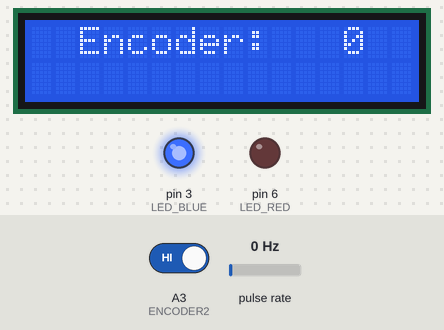
This sketch was run on a simulated Arduino Uno, built with avr-gcc and run on an emulated ATmega328P. On the bench: 16×2 character LCD, output pins drawn as LEDs (lit = HIGH). Wiring (inferred from the names in the program): pulse sensor: data A2. The inputs (shaded band) are chosen by the test bench; at power-on: pulse rate 0 Hz, A3 (ENCODER2) HIGH. What the sketch prints to the serial monitor is not drawn.

Above: at 1.2 s.
1.3 s: pulse rate (sensor on A2) set to 4 Hz
At 1.95 s:
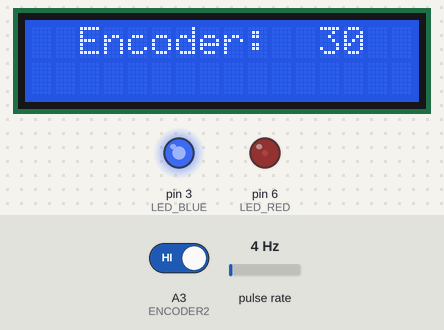
3.8 s: A3 (ENCODER2) driven LOW
At 3.94 s:
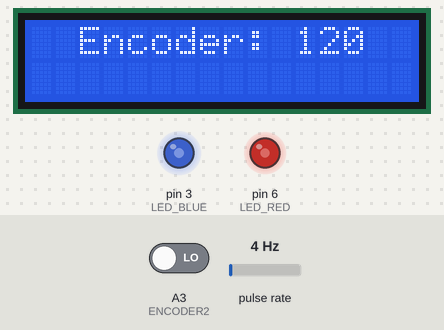
6.8 s: A3 (ENCODER2) driven HIGH
At 11.9 s:
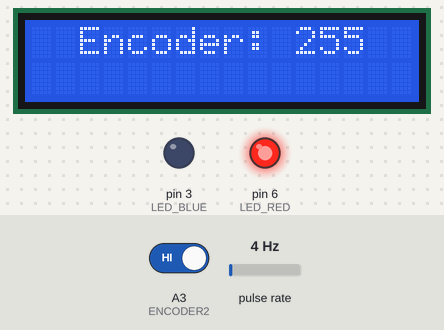
Timing chart, 0 to 13.4 s (numbered marks = the images above; inputs shaded):
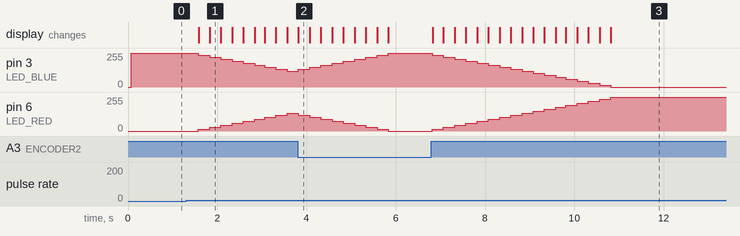

The sketch:

zad1.ino
```cpp
#include <util/atomic.h>
#include <LiquidCrystal_I2C.h>

#define LED_RED 6
#define LED_BLUE 3

#define ENCODER1 A2
#define ENCODER2 A3

#define DEBOUNCING_PERIOD 100

LiquidCrystal_I2C lcd(0x27, 16, 2);

void printResults(int val)
{
    char buffer[40];
    sprintf(buffer, "Encoder: %3d", val);
    lcd.setCursor(2, 0);
    lcd.print(buffer);
}

void myAction(int val)
{
    printResults(val);
    analogWrite(LED_RED, val);
    analogWrite(LED_BLUE, 255 - val);
}

void setup()
{
    pinMode(LED_RED, OUTPUT);
    pinMode(LED_BLUE, OUTPUT);
    pinMode(ENCODER1, INPUT_PULLUP);
    pinMode(ENCODER2, INPUT_PULLUP);
    lcd.init();
    lcd.backlight();
    myAction(0);
    Serial.begin(9600);
    while (!Serial)
    {
    }

    PCICR |= (1 << PCIE1);
    PCMSK1 |= (1 << PCINT10);
}

volatile int encoder1 = HIGH;
volatile int encoder2 = HIGH;
volatile unsigned long encoderTimestamp = 0UL;

ISR(PCINT1_vect)
{
    encoder1 = digitalRead(ENCODER1);
    encoder2 = digitalRead(ENCODER2);
    encoderTimestamp = millis();
}

int encoderValue = 0;
int lastEn1 = LOW;
unsigned long lastChangeTimestamp = 0UL;
void loop()
{

    int en1;
    int en2;
    unsigned long timestamp;

    ATOMIC_BLOCK(ATOMIC_RESTORESTATE)
    {
        en1 = encoder1;
        en2 = encoder2;
        timestamp = encoderTimestamp;
    }

    if (en1 == LOW && timestamp > lastChangeTimestamp + DEBOUNCING_PERIOD)
    {
        if (en2 == HIGH)
        {
            if (encoderValue < 255)
                encoderValue += 15;
        }
        else
        {
            if (encoderValue > 0)
                encoderValue -= 15;
        }
        lastChangeTimestamp = timestamp;

        myAction(encoderValue);
    }
    lastEn1 = en1;

    visualize();
}

void visualize()
{
    Serial.print("ENC1:");
    Serial.print(map(digitalRead(ENCODER1), 0, 1, 50, 100) / 100.0);
    Serial.print(", ");
    Serial.print("ENC2:");
    Serial.print(digitalRead(ENCODER2) * 0.5);
    Serial.println();
}
```

Measured:
- after the input at 1.3 s, pin 3 (LED_BLUE): moves from 255/255 to 120/255 over 2.0 s, starting after 0.28 s; pin 6 (LED_RED): moves from 0/255 to 135/255 over 2.0 s, starting after 0.28 s; the display: first changes after 0.29 s (image 1 shows a later state)
- after the input at 6.8 s, pin 3 (LED_BLUE): moves from 255/255 to 0/255 over 4.0 s, starting at once; pin 6 (LED_RED): moves from 0/255 to 255/255 over 4.0 s, starting at once; the display: first changes at once (image 3 shows a later state)
